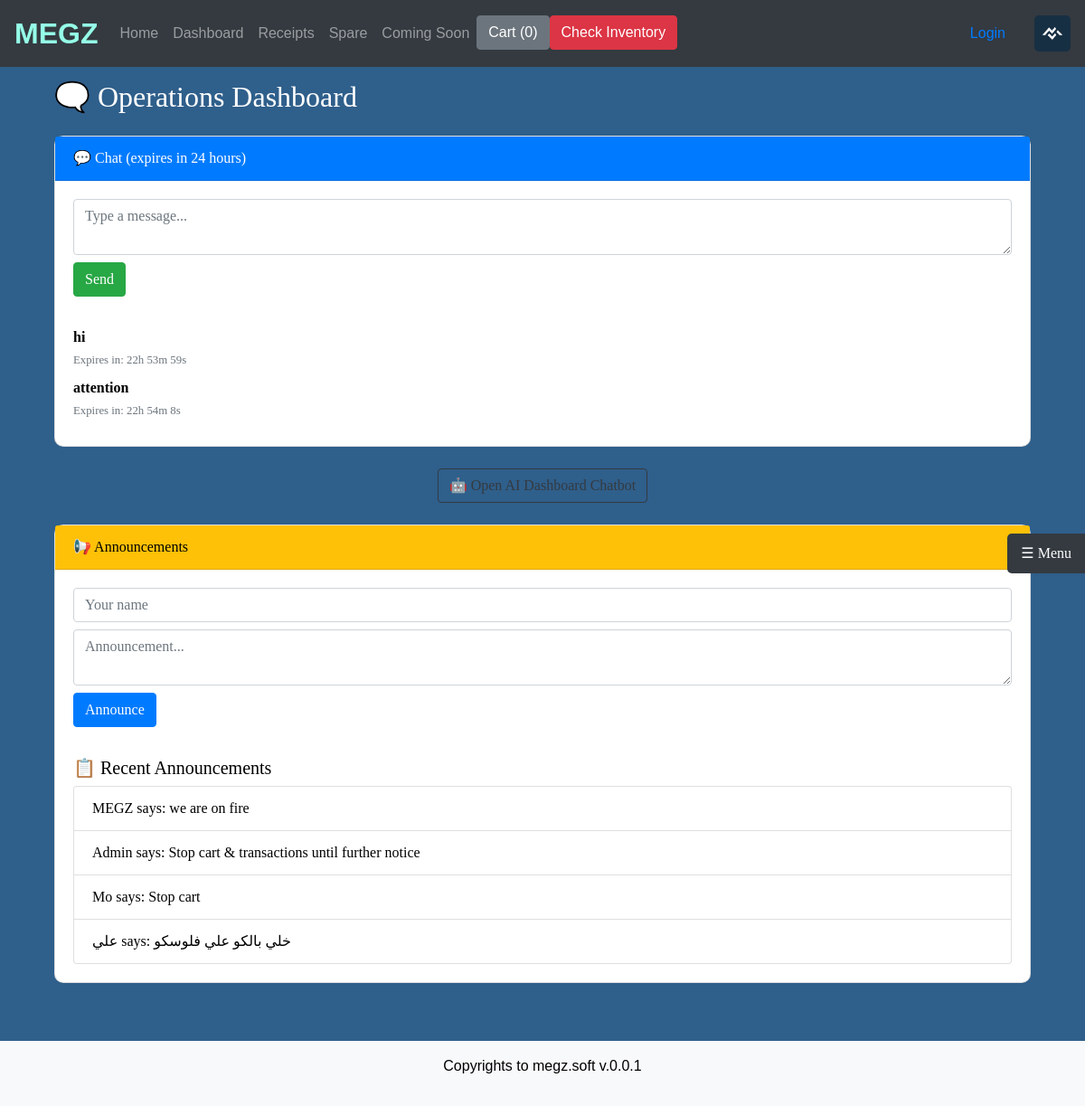
The page /opers/ on the database its author committed.
### shop/models.py (models this page shows, shortened)
class WebsiteLogo(models.Model):
    image = models.ImageField(upload_to='logos/')
    uploaded_at = models.DateTimeField(auto_now_add=True)

### operations/models.py (models this page shows, shortened)
class ChatMessage(models.Model):
    message = models.TextField()
    timestamp = models.DateTimeField(default=now)
    def expires_at(self):
        return self.timestamp + timedelta(hours=24)
    def remaining_seconds(self):
        delta = self.expires_at() - now()
        return max(int(delta.total_seconds()), 0)

class Announcement(models.Model):
    name = models.CharField(max_length=100)
    message = models.TextField()
    timestamp = models.DateTimeField(default=now)

### operations/views.py (the view)
# urls.py: path('', views.operations_dashboard, name='operations_dashboard'),
def operations_dashboard(request):
    now_time = now()
    messages = ChatMessage.objects.all()
    messages = [msg for msg in messages if msg.expires_at() > now_time]  # filter out expired
    announcements = Announcement.objects.order_by('-timestamp')
    return render(request, 'operations/operations_dashboard.html', {
        'messages': messages,
        'announcements': announcements,
    })

### inventory/context_processors.py (called while the page is built)
def inventory_alerts(request):
    red_alerts = []
    yellow_alerts = []
    for warning in StockWarning.objects.select_related("product"):
        product = warning.product
        if product.stock == 0:
            red_alerts.append(product)
        elif product.stock <= warning.warning_limit:
            yellow_alerts.append(product)
    color = "success"  # default green
    if red_alerts and yellow_alerts:
        color = "warning"
    if red_alerts:
        color = "danger"
    elif yellow_alerts:
        color = "warning"
    return {"inventory_alert_color": color}

### operations/context_processors.py (called while the page is built)
def latest_announcement(request):
    one_hour_ago = now() - timedelta(hours=1)
    latest = Announcement.objects.filter(timestamp__gte=one_hour_ago).order_by('-timestamp').first()
    return {'latest_announcement': latest}

### shop/context_processors.py (called while the page is built)
def site_logo(request):
    logo = WebsiteLogo.objects.first()
    return {'logo': logo}

### operations/templates/operations/operations_dashboard.html (shortened to what this page needs)
{% extends 'shop/base.html' %} {% block content %}
<div class="container mt-4">
    <h2 class="mb-4">🗨️ Operations Dashboard</h2>
    <div class="card mb-4">
        <div class="card-header bg-primary text-white">💬 Chat (expires in 24 hours)</div>
        <div class="card-body">
            <form method="POST" action="{% url 'post_chat_message' %}">
                <textarea name="message" class="form-control mb-2" placeholder="Type a message..." required></textarea>
                <button type="submit" class="btn btn-success">Send</button>
            </form>
            <hr> {% for msg in messages %}
            <div class="mb-2 chat-message" data-id="{{ msg.id }}" data-remaining="{{ msg.remaining_seconds }}">
                <strong>{{ msg.message }}</strong><br>
                <small class="text-muted">Expires in: <span id="timer-{{ msg.id }}"></span></small>
            </div>
            {% empty %}
            <p class="text-muted">No messages yet.</p>
            {% endfor %}
        </div>
    </div>
    <div class="text-center mb-4">
        <button class="btn btn-outline-dark" onclick="alert('AI chatbot coming soon 😄')">
            🤖 Open AI Dashboard Chatbot
        </button>
    </div>
    <div class="card">
        <div class="card-header bg-warning">📢 Announcements</div>
        <div class="card-body">
            <form method="POST" action="{% url 'post_announcement' %}">
                <input type="text" name="name" class="form-control mb-2" placeholder="Your name" required>
                <textarea name="message" class="form-control mb-2" placeholder="Announcement..." required></textarea>
                <button type="submit" class="btn btn-primary">Announce</button>
            </form>
            <h5>📋 Recent Announcements</h5>
            <ul class="list-group">
                {% for a in announcements %}
                <li class="list-group-item">{{ a.name }} says: {{ a.message }}</li>
                {% empty %}
                <li class="list-group-item text-muted">No announcements yet.</li>
                {% endfor %}
            </ul>
        </div>
    </div>
</div>
{% include 'includes/dashbase.html' %} {% endblock %}

### shop/templates/shop/base.html (shortened to what this page needs)
{% load static %}
<!DOCTYPE html>
<html lang="en">
<head>
    <link rel="stylesheet" href="{% static 'shop/style.css' %}">
    <link rel="stylesheet" href="https://stackpath.bootstrapcdn.com/bootstrap/4.3.1/css/bootstrap.min.css">
</head>
<body>
    <nav class="navbar navbar-expand-lg navbar-dark bg-dark">
        <a class="navbar-brand position-relative" href="/">
            MEGZ
            <span class="snowflakes-container"></span>
        </a>
        <div class="collapse navbar-collapse" id="navbarNav">
            <ul class="navbar-nav">
                <li class="nav-item"><a class="nav-link" href="/">Home</a></li>
                <li class="nav-item">
                    <a class="nav-link" href="{% url 'dashboard_login' %}">Dashboard</a>
                </li>
                <li class="nav-item"><a class="nav-link" href="{% url 'receipts' %}">Receipts</a></li>
                <li class="nav-item">
                    <a class="nav-link" href="{% url 'spare' %}">Spare</a>
                </li>
                <li class="nav-item">
                    <a class="nav-link" href="{% url 'coming_soon' %}">Coming Soon</a>
                </li>
                <li class="nav-item">
                    <a href="{% url 'cart' %}" id="cart" class="btn btn-secondary">
                        Cart (<span id="cart-count">0</span>)
                    </a>
                </li>
                <li class="nav-item  align-items-center">
                    <a href="#" class="btn btn-{{ inventory_alert_color }} text-white btn-secondary">
                    Check Inventory
                    </a>
                </li>
            </ul>
            <div class="d-flex align-items-center ms-auto gap-3 custom-navbar-end">
                <div class="welcome-user">
                    {% if request.session.username %}
                    <span class="navbar-text">Welcome, {{ request.session.username }}</span>
                    <a class="btn btn-outline-danger btn-sm" href="{% url 'logout' %}">Logout</a> {% else %}
                    <a class="nav-link" href="{% url 'login' %}">Login</a> {% endif %}
                </div>
                {% if logo %}
                <div class="logo-wrapper">
                    <img src="{{ logo.image.url }}" alt="Logo" class="navbar-logo">
                </div>
                {% endif %}
            </div>
        </div>
    </nav>
    <div class="container mt-4">
        {% block content %}{% endblock %}
    </div>
    <footer class="text-center mt-4 p-3 bg-light" style="color: black;">
        <p>Copyrights to megz.soft v.0.0.1</p>
    </footer>
</body>
</html>

### shop/static/shop/style.css (style rules this page uses)
body { background-color: darkcyan; color: white; font-family: Arial, sans-serif; }
.card { background-color: #005f5f; color: white; border-radius: 10px; }
.navbar { background-color: #000000; }
footer { background-color: #003d3d; padding: 10px; text-align: center; color: white; }

### shop/templates/shop/base.html (style rules this page uses)
.custom-navbar-end { margin-left: auto; display: flex; align-items: center; gap: 1rem; }
.navbar-logo { height: 40px; width: auto; border-radius: 5px; margin-left: auto; }
.logo-wrapper { margin-left: auto; }
.welcome-user { white-space: nowrap; }
body { background-color: rgb(47, 95, 139); color: white; font-family: Arial, sans-serif; }
.card { background-color: #ffffff; color: rgb(0, 0, 0); border-radius: 10px; height: 100%; }
.card-body { display: flex; flex-direction: column; justify-content: space-between; height: 100%; }
.container { margin-top: 50px; padding-top: 20px; padding-bottom: 20px; font-family: 'Times New Roman', Times, serif; }
.navbar { background-color: #000000; position: fixed; top: 0; width: 100%; z-index: 1000; }
footer { bottom: 0; width: 100%; background-color: #000000; padding: 10px; text-align: center; color: white; }
.navbar-brand { font-size: 2rem; font-weight: bold; background: linear-gradient(90deg, #95ffe8, #95ffe8, #95ffe8, #95ffe8, #000000, #95ffe8, #95ffe8, #95ffe8, #95ffe8); background-size: 400% 400%; -webkit-background-clip: text; -webkit-text-fill-color: transparent; display: inline-block; animation: textGradient 5s infinite linear; position: relative; }
.snowflakes-container { position: absolute; top: -10px; left: 0; width: 100%; height: 50px; pointer-events: none; overflow: visible; }

### rows shown on the page
WebsiteLogo: image (picture)
ChatMessage: message "hi"
ChatMessage: message "attention"
Announcement: name "MEGZ", message "we are on fire"
Announcement: name "Admin", message "Stop cart & transactions until further notice"
Announcement: name "Mo", message "Stop cart"
Announcement: name "علي", message "خلي بالكو علي فلوسكو"
